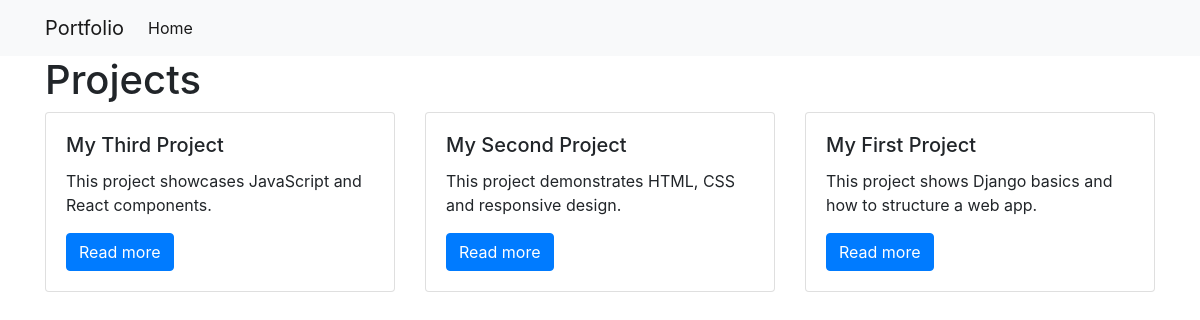
/projects/, run on the app's committed database.
### projects/models.py (models this page shows)
class Project(models.Model):
    title = models.CharField(max_length=100)
    short_description = models.CharField(max_length=255, blank=True)
    description = models.TextField()
    technology = models.CharField(max_length=20)

### projects/views.py (the view)
# urls.py: path('', views.index, name='index'),
def index(request):
    projects_list = Project.objects.all().order_by('-id')
    context = {'projects': projects_list}
    return render(request, 'projects/index.html', context)

### projects/templates/projects/index.html
{% extends "projects/base.html" %}
{% load static %}
{% block content %}
    <h1>Projects</h1>
    <div class="row">
    {% for project in projects %}
        <div class="col-md-4">
            <div class="card mb-2">
                <div class="card-body">
                    <h5 class="card-title">{{ project.title }}</h5>
                    <p class="card-text">{{ project.description|truncatechars:100 }}</p>
                    <a href="{% url 'projects:detail' project.id %}" class="btn btn-primary">Read more</a>
                </div>
            </div>
        </div>
    {% endfor %}
    </div>
{% endblock %}

### projects/templates/projects/base.html (shortened to what this page needs)
<!DOCTYPE html>
<html lang="en">
<head>
    <link rel="stylesheet" href="https://stackpath.bootstrapcdn.com/bootstrap/4.1.3/css/bootstrap.min.css">
</head>
<body>
<nav class="navbar navbar-expand-lg navbar-light bg-light">
    <div class="container">
        <a class="navbar-brand" href="{% url 'projects:index' %}">Portfolio</a>
        <div class="collapse navbar-collapse" id="navbarSupportedContent">
          <ul class="navbar-nav mr-auto">
            <li class="nav-item active">
              <a class="nav-link" href="{% url 'projects:index' %}">Home</a>
            </li>
          </ul>
        </div>
    </div>
</nav>
<div class="container">
{% block content %}
{% endblock %}
</div>
</body>
</html>

### data on the page
Project: title "My Third Project", description "This project showcases JavaScript and React components."
Project: title "My Second Project", description "This project demonstrates HTML, CSS and responsive design."
Project: title "My First Project", description "This project shows Django basics and how to structure a web app."
